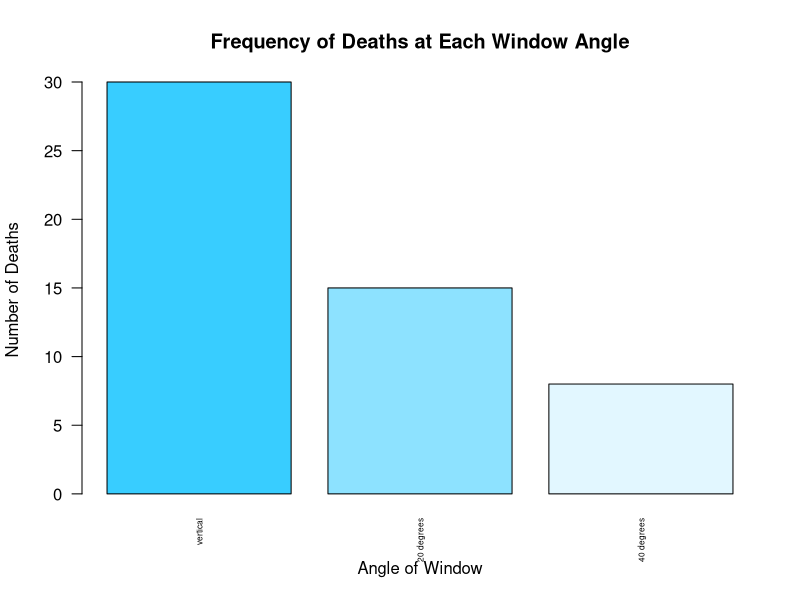

Write R code to recreate this figure. (Note: this script raises an error after producing the figure.)
#code for conducting hypothesis test on data. 
#Purpose: to find a relationship between the angle of windows 
#and the number of bird death

#remember to set your working directory to the "code" file 
#(Session --> Set working directory --> source file directory )

#read in files from raw data folder
birdData <- read.csv("../data/chap08q14BirdWindowCrash.csv")


#places data into a table
birdTable <- sort(table(birdData$angleDuringBirdCrash), decreasing = TRUE)

#organizes table by frequency
data.frame(Frequency = birdTable)

#remember to commit the x axis label
#exporting pdf to the results folder
pdf("../results/birdTableBarPlot.pdf")
barplot(birdTable, ylab = "Number of Deaths", xlab = "Angle of Window", cex.names = .5, las = 2, 
        main = "Frequency of Deaths at Each Window Angle",
        #colors the graph so there is a gradient
        col = c("#38CDFF" ,"#8DE2FF", "#E2F7FF"))
dev.off()

#chi-squared test
#save chi-squared test stats 
birdStat <- chisq.test(birdTable, y = NULL)
#outputs the stats into a txt file and saves in results folder
summaryStat <- capture.output(birdStat)
cat("results", summaryStat, file= "../results/summary.txt", 
    sep = "\n", append = FALSE)





